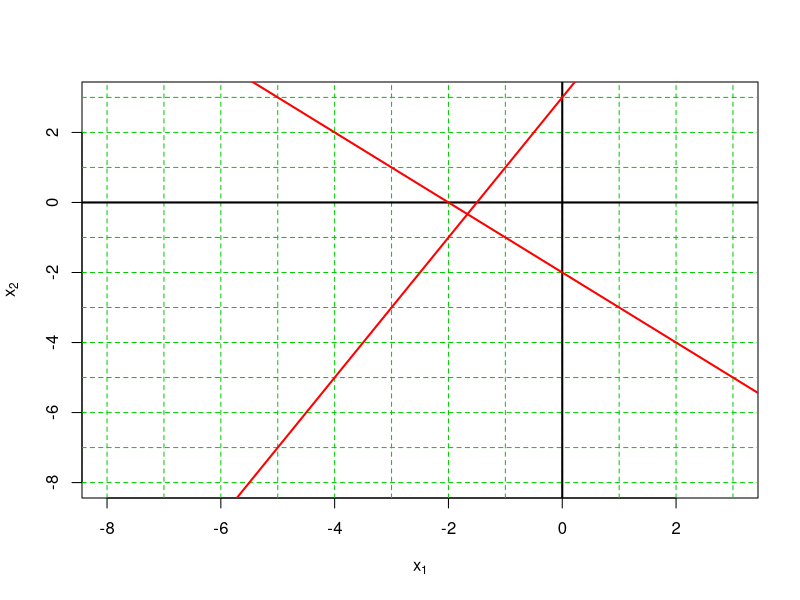

This figure's R source:
## HEADER ####
## who:
## what:
## when:

## CONTENTS ####
## 00 Setup
## 01 solution

# word problem
# bird 1: x1 + 1 = X2 - 1
# bird 1: x1 - x2 = -2

# bird 2: x1 - 1 = 2*(X2 + 1)
# bird 2: x1-2x2 = 3

A <- matrix(c(1, 1, -1, -2), ncol = 2)
b <- c(-2, 3)
(x <- solve(A) %*% b)



# bird 1: x1 = -2 + x2
# bird 2: x1 = 2 + 2 * x2
plot(x=NULL, y=NULL,
     xlim = c(-8,3), ylim = c(-8,3),
     pch = 16, 
     xlab=expression('x'[1]), 
     ylab=expression('x'[2]))
abline(h=c(-8:3),v=c(-8:3),
       lty=2, col='green3')
abline(h=0, v=0, lwd=2)

abline(a=-2, b=-1, col="red", lwd=2)
abline(a=3, b=2, col="red", lwd=2)
